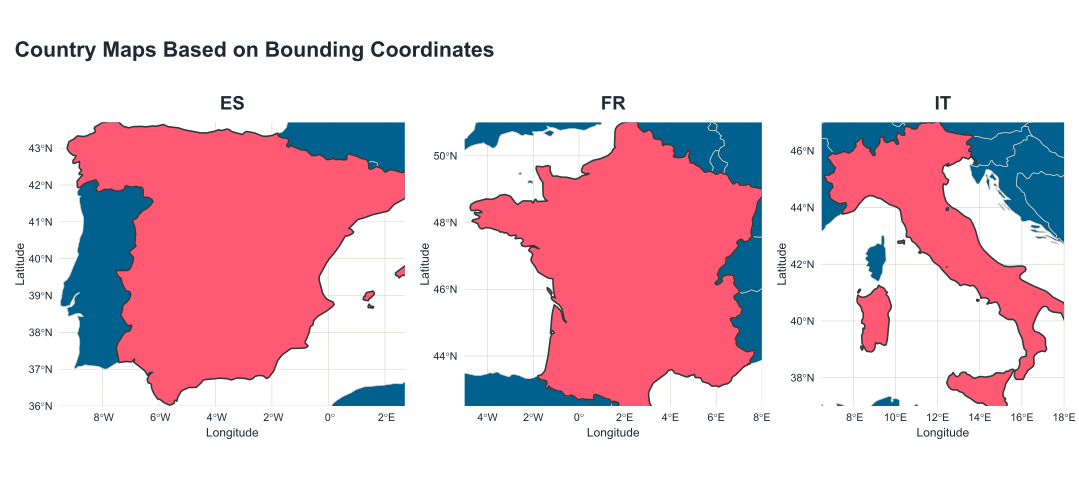

Reproduce this figure in R.
# Install if needed
# install.packages(c("sf", "ggplot2", "rnaturalearth", "rnaturalearthdata", "patchwork"))

library(sf)
library(ggplot2)
library(rnaturalearth)
library(patchwork)

case_palette <- list(
  background   = "#FFFFFF",
  land_base    = "#00608E",
  country_fill = "#FF5974",
  border       = "#2F3A3B",
  grid         = "#D6D1C4",
  text         = "#1F2933"
)

# ------------------------------------------------------------
# Bounding boxes
# ------------------------------------------------------------

bbox_list <- list(
  ES = c(xmin = -9.5, ymin = 36.0, xmax =  2.7, ymax = 43.7),
  FR = c(xmin = -5.0, ymin = 42.5, xmax =  8.0, ymax = 51.0),
  IT = c(xmin =  6.5, ymin = 37.0, xmax = 18.0, ymax = 47.0)
)

country_lookup <- c(
  ES = "Spain",
  FR = "France",
  IT = "Italy"
)

# ------------------------------------------------------------
# Country boundaries
# ------------------------------------------------------------

world <- ne_countries(
  scale = "medium",
  returnclass = "sf"
)

# ------------------------------------------------------------
# Function to create one country plot
# ------------------------------------------------------------

make_country_plot <- function(code) {
  
  bbox <- bbox_list[[code]]
  country_name <- country_lookup[[code]]
  
  country <- world[world$name == country_name, ]
  
  ggplot() +
    geom_sf(
      data = world,
      fill = case_palette$land_base,
      color = case_palette$grid,
      linewidth = 0.25
    ) +
    geom_sf(
      data = country,
      fill = case_palette$country_fill,
      color = case_palette$border,
      linewidth = 0.55
    ) +
    coord_sf(
      xlim = c(bbox["xmin"], bbox["xmax"]),
      ylim = c(bbox["ymin"], bbox["ymax"]),
      expand = FALSE
    ) +
    labs(
      title = code,
      x = "Longitude",
      y = "Latitude"
    ) +
    theme_minimal() +
    theme(
      plot.background = element_rect(
        fill = case_palette$background,
        color = NA
      ),
      panel.background = element_rect(
        fill = case_palette$background,
        color = NA
      ),
      panel.grid.major = element_line(
        linewidth = 0.2,
        color = case_palette$grid
      ),
      plot.title = element_text(
        face = "bold",
        hjust = 0.5,
        size = 14,
        color = case_palette$text
      ),
      axis.title = element_text(
        size = 9,
        color = case_palette$text
      ),
      axis.text = element_text(
        size = 8,
        color = case_palette$text
      )
    )
}

# ------------------------------------------------------------
# Create maps in requested order: ES, FR, IT
# ------------------------------------------------------------

map_ES <- make_country_plot("ES")
map_FR <- make_country_plot("FR")
map_IT <- make_country_plot("IT")

combined_map <- map_ES + map_FR + map_IT +
  plot_annotation(
    title = "Country Maps Based on Bounding Coordinates",
    subtitle = "", # "Spain, France, and Italy",
    theme = theme(
      plot.background = element_rect(
        fill = case_palette$background,
        color = NA
      ),
      plot.title = element_text(
        face = "bold",
        size = 16,
        color = case_palette$text
      ),
      plot.subtitle = element_text(
        size = 11,
        color = case_palette$text
      )
    )
  )

combined_map
